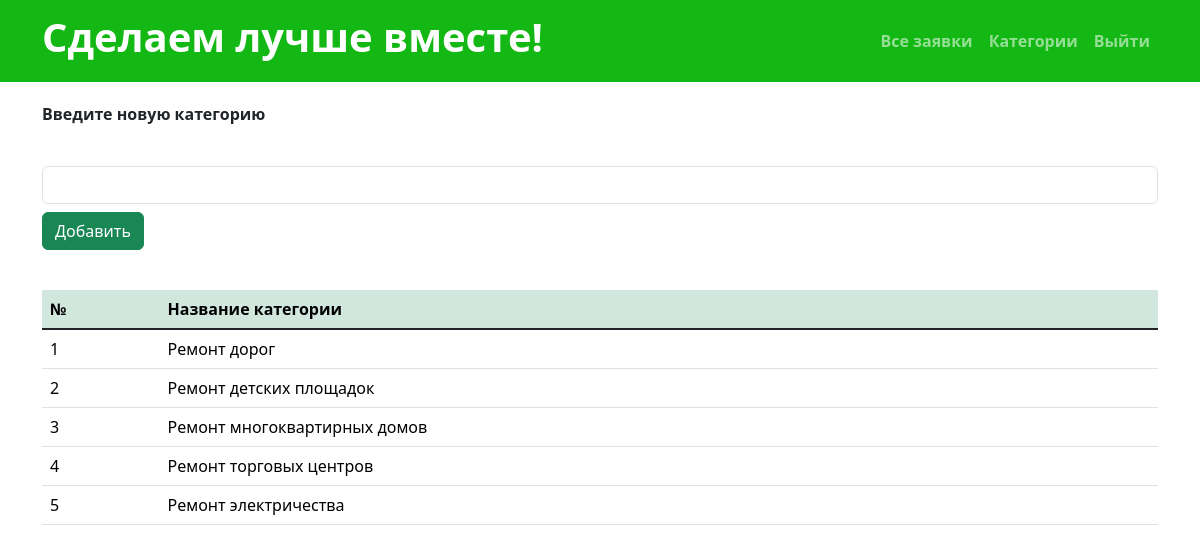
/categories.php, run on the app's committed database.
### tables this page shows
CREATE TABLE `categories` (
  `id_category` int(11) NOT NULL,
  `name_category` varchar(500) DEFAULT NULL
);

### categories.php (the view, shortened to what this page needs)
<?php
include 'template/head.php';
include 'template/nav_administrator.php';
include 'template/db.php';
?>
<div class="container" style="margin-top: 20px">
    <div class="row">
        <div class="col-lg-12">
            <form class="form-inline" action="" method="POST">
                <p><b>Введите новую категорию</b></p><br>
                <div class="mb-2">
                    <input type="text" class="form-control" name="name_category">
                </div>
                <div class="mb-2">
                    <input type="submit" class="btn btn-success" value="Добавить">
                </div>
            </form><br>
            <table class="table">
                <thead>
                    <tr class="table-success">
                        <th>№</th>
                        <th>Название категории</th>
                    </tr>
                </thead>
                <tbody class="table-group-divider">
                    <?php
                    $sql = "select * from categories";
                    $result6 = $mysqli->query($sql);
                    if(!empty($result6)){
                        foreach($result6 as $row){
                            echo '
                            <tr>
                                <td>'.$row['id_category'].'</td>
                                <td>'.$row['name_category'].'</td>
                            </tr>
                            ';
                        }
                    }
                    ?>
                </tbody>
            </table>
        </div>
    </div>
</div>

### data on the page
categories: id_category "1", name_category "Ремонт дорог"
categories: id_category "2", name_category "Ремонт детских площадок"
categories: id_category "3", name_category "Ремонт многоквартирных домов"
categories: id_category "4", name_category "Ремонт торговых центров"
categories: id_category "5", name_category "Ремонт электричества"
